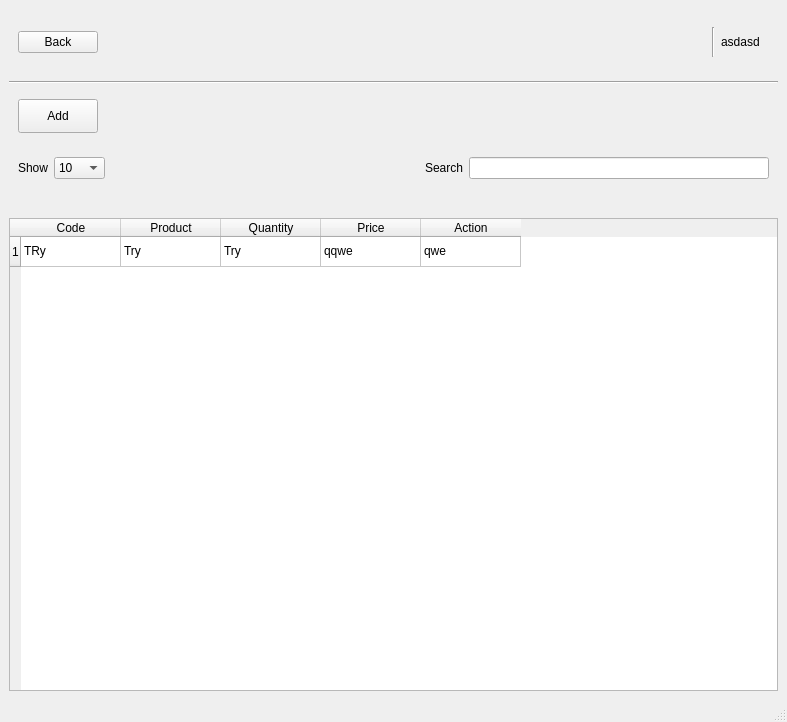
<?xml version="1.0" encoding="UTF-8"?>
<ui version="4.0">
 <class>MainWindow</class>
 <widget class="QMainWindow" name="MainWindow">
  <property name="geometry">
   <rect>
    <x>0</x>
    <y>0</y>
    <width>787</width>
    <height>722</height>
   </rect>
  </property>
  <property name="windowTitle">
   <string>MainWindow</string>
  </property>
  <widget class="QWidget" name="centralwidget">
   <layout class="QVBoxLayout" name="verticalLayout_2">
    <item>
     <widget class="QWidget" name="widget" native="true">
      <layout class="QHBoxLayout" name="horizontalLayout">
       <item alignment="Qt::AlignLeft">
        <widget class="QPushButton" name="Backbutton">
         <property name="text">
          <string>Back</string>
         </property>
        </widget>
       </item>
       <item alignment="Qt::AlignRight">
        <widget class="QWidget" name="widget_7" native="true">
         <layout class="QHBoxLayout" name="horizontalLayout_5">
          <item>
           <widget class="Line" name="line_3">
            <property name="minimumSize">
             <size>
              <width>0</width>
              <height>30</height>
             </size>
            </property>
            <property name="orientation">
             <enum>Qt::Vertical</enum>
            </property>
           </widget>
          </item>
          <item>
           <widget class="QLabel" name="label">
            <property name="text">
             <string>asdasd</string>
            </property>
            <property name="margin">
             <number>5</number>
            </property>
           </widget>
          </item>
         </layout>
        </widget>
       </item>
      </layout>
     </widget>
    </item>
    <item>
     <widget class="Line" name="line_2">
      <property name="orientation">
       <enum>Qt::Horizontal</enum>
      </property>
     </widget>
    </item>
    <item>
     <widget class="QWidget" name="widget_2" native="true">
      <layout class="QVBoxLayout" name="verticalLayout">
       <item alignment="Qt::AlignLeft|Qt::AlignVCenter">
        <widget class="QPushButton" name="pushButton">
         <property name="minimumSize">
          <size>
           <width>50</width>
           <height>34</height>
          </size>
         </property>
         <property name="text">
          <string>Add</string>
         </property>
        </widget>
       </item>
      </layout>
     </widget>
    </item>
    <item>
     <widget class="QWidget" name="widget_3" native="true">
      <layout class="QHBoxLayout" name="horizontalLayout_2">
       <item>
        <widget class="QLabel" name="label_2">
         <property name="text">
          <string>Show</string>
         </property>
        </widget>
       </item>
       <item>
        <widget class="QComboBox" name="comboBox">
         <item>
          <property name="text">
           <string>10</string>
          </property>
         </item>
         <item>
          <property name="text">
           <string>25</string>
          </property>
         </item>
         <item>
          <property name="text">
           <string>50</string>
          </property>
         </item>
         <item>
          <property name="text">
           <string>100</string>
          </property>
         </item>
        </widget>
       </item>
       <item>
        <spacer name="horizontalSpacer">
         <property name="orientation">
          <enum>Qt::Horizontal</enum>
         </property>
         <property name="sizeHint" stdset="0">
          <size>
           <width>40</width>
           <height>20</height>
          </size>
         </property>
        </spacer>
       </item>
       <item>
        <widget class="QLabel" name="label_3">
         <property name="text">
          <string>Search</string>
         </property>
        </widget>
       </item>
       <item>
        <widget class="QLineEdit" name="lineEdit">
         <property name="minimumSize">
          <size>
           <width>200</width>
           <height>0</height>
          </size>
         </property>
         <property name="maximumSize">
          <size>
           <width>300</width>
           <height>16777215</height>
          </size>
         </property>
        </widget>
       </item>
      </layout>
     </widget>
    </item>
    <item>
     <widget class="QWidget" name="widget_4" native="true">
      <layout class="QVBoxLayout" name="verticalLayout_3"/>
     </widget>
    </item>
    <item>
     <widget class="QTableWidget" name="tableWidget">
      <property name="sizePolicy">
       <sizepolicy hsizetype="Preferred" vsizetype="Expanding">
        <horstretch>1</horstretch>
        <verstretch>1</verstretch>
       </sizepolicy>
      </property>
      <property name="gridStyle">
       <enum>Qt::SolidLine</enum>
      </property>
      <property name="sortingEnabled">
       <bool>true</bool>
      </property>
      <row>
       <property name="text">
        <string>1</string>
       </property>
      </row>
      <column>
       <property name="text">
        <string>Code</string>
       </property>
      </column>
      <column>
       <property name="text">
        <string>Product</string>
       </property>
      </column>
      <column>
       <property name="text">
        <string>Quantity</string>
       </property>
      </column>
      <column>
       <property name="text">
        <string>Price</string>
       </property>
      </column>
      <column>
       <property name="text">
        <string>Action</string>
       </property>
      </column>
      <item row="0" column="0">
       <property name="text">
        <string>TRy</string>
       </property>
      </item>
      <item row="0" column="1">
       <property name="text">
        <string>Try</string>
       </property>
      </item>
      <item row="0" column="2">
       <property name="text">
        <string>Try</string>
       </property>
      </item>
      <item row="0" column="3">
       <property name="text">
        <string>qqwe</string>
       </property>
      </item>
      <item row="0" column="4">
       <property name="text">
        <string>qwe</string>
       </property>
      </item>
     </widget>
    </item>
   </layout>
  </widget>
  <widget class="QMenuBar" name="menubar">
   <property name="geometry">
    <rect>
     <x>0</x>
     <y>0</y>
     <width>787</width>
     <height>30</height>
    </rect>
   </property>
  </widget>
  <widget class="QStatusBar" name="statusbar"/>
 </widget>
 <resources/>
 <connections>
  <connection>
   <sender>pushButton</sender>
   <signal>clicked()</signal>
   <receiver>lineEdit</receiver>
   <slot>clear()</slot>
   <hints>
    <hint type="sourcelabel">
     <x>56</x>
     <y>125</y>
    </hint>
    <hint type="destinationlabel">
     <x>636</x>
     <y>182</y>
    </hint>
   </hints>
  </connection>
 </connections>
</ui>
